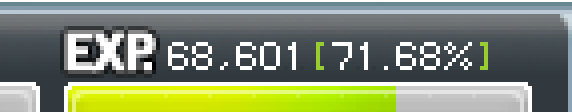
#> input picture tests/frames/exp_full-1280x720.png, 572 x 112 px
$ python -i potion_recognition.py   (imports and definitions only)
#> lines starting #> are read from the running program, lines starting #| are printed output that depends on the picture; after the words box and inside, x2 and y2 are one past the last pixel; in counts of white or black regions, pixels touching at a corner belong together
#> further down, picture is the input picture: shape (112, 572, 3); mean B, G, R 114.3, 140, 129.1
"""Offline, selected-item recognition in verified inventory and hotbar layouts.

Only bundled reference artwork is loaded. No screen pixels are written to disk.
Inventory requires a money-field anchor and repeated slot grid. Hotbar detection
independently verifies a two-row/four-column key-label panel. Isolated icons do not qualify.
"""
import json
from collections import OrderedDict
from dataclasses import dataclass
from pathlib import Path
import cv2
import numpy as np


@dataclass(frozen=True)
class AutoSelection:
    name: str
    item_id: int


def catalog(folder):
    rows = json.loads((Path(folder) / 'catalog.json').read_text(encoding='utf-8'))
    return {int(r['id']): r for r in rows}


# [6 lines left out: function inventory_region, not called in this run]


def grid_cells(frame):
    """Find a repeated inventory grid, not isolated icon-shaped scene patches."""
    hsv = cv2.cvtColor(frame, cv2.COLOR_BGR2HSV)
#> hsv: shape (112, 572, 3); mean H, S, V 70.8, 58.7, 143.8
    # Classic World slots can be light beige (V=225), not just gray. Keep
    # the bright separators excluded and do not close over narrow slot borders:
    # closing merges icon/background contours and destroys the repeated grid.
    mask = cv2.inRange(hsv, np.array([0,0,175]), np.array([180,55,230]))
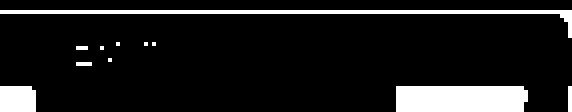
#> mask: shape (112, 572); 11% white; 11 white regions (5 under 20 px)
    contours, _ = cv2.findContours(mask, cv2.RETR_LIST, cv2.CHAIN_APPROX_SIMPLE)
#> contours = 11 contours, 5 with area under 20; largest, box (x1, y1, x2, y2) and area: (396, 86, 528, 112) 3220, (0, 10, 572, 38) 1834, (0, 86, 36, 112) 860, (568, 86, 572, 112) 75, (76, 62, 92, 66) 45, (76, 46, 88, 50) 33
    boxes = [cv2.boundingRect(c) for c in contours if cv2.contourArea(c) > 100]
#> boxes = [(396, 86, 132, 26), (0, 86, 36, 26), (0, 10, 572, 28)]
    boxes = [b for b in boxes if 16 <= b[2] <= 140 and .80 < b[2]/b[3] < 1.25]
#> boxes = []
    if not 9 <= len(boxes) <= 180:
        return []
    pitches = []
    for axis in (0,1):
        distances = [b[axis]-a[axis] for a in boxes for b in boxes
                     if .9*max(a[2+axis],b[2+axis]) < b[axis]-a[axis] < 1.5*max(a[2+axis],b[2+axis])
                     and abs(b[1-axis]-a[1-axis]) < .18*max(a[3-axis],b[3-axis])]
        if len(distances) < 5:
            return []
        # Most-supported spacing, then median within its tolerance.
        seed = max(distances, key=lambda d: sum(abs(v-d)<d*.10 for v in distances))
        pitches.append(float(np.median([v for v in distances if abs(v-seed)<seed*.10])))
    px, py = pitches
    if not .85 < px/py < 1.25:
        return []
    # Find the grid phase with the largest aligned set; icon-filled cell contours
    # may begin a few pixels inside the actual slot, so use the lower quantile.
    origins=[]
    for axis, pitch in enumerate(pitches):
        seed=max(boxes,key=lambda a:sum(abs((b[axis]-a[axis]+pitch/2)%pitch-pitch/2)<pitch*.16 for b in boxes))[axis]
        residual=[b[axis]-round((b[axis]-seed)/pitch)*pitch for b in boxes
                  if abs((b[axis]-seed+pitch/2)%pitch-pitch/2)<pitch*.16]
        origins.append(float(np.quantile(residual,.20)))
    ox,oy=origins
    aligned=[b for b in boxes if abs((b[0]-ox+px/2)%px-px/2)<px*.18 and abs((b[1]-oy+py/2)%py-py/2)<py*.18]
    cols={round((b[0]-ox)/px) for b in aligned};rows={round((b[1]-oy)/py) for b in aligned}
    if not 3<=len(cols)<=10 or not 3<=len(rows)<=12 or len(aligned)<len(cols)*len(rows)*.45:
        return []
    if max(cols)-min(cols)+1 != len(cols) or max(rows)-min(rows)+1 != len(rows):
        return []
    h,w=frame.shape[:2]
    return [(round(ox+c*px),round(oy+r*py),round(px),round(py)) for r in sorted(rows) for c in sorted(cols)
            if 0<=round(ox+c*px) and 0<=round(oy+r*py) and ox+(c+1)*px<=w+2 and oy+(r+1)*py<=h+2]


class Detector:
    # [71 lines left out: functions __init__, templates, identify, _identify, samples, not called in this run]


class CountFont:
    """Read the game's outlined item-number font, with explicit ambiguity rejection.

    Unlike generic OCR this uses all ten local reference glyphs. A weak/partial
    match is not a count; the Usage estimator still requires consecutive readings.
    """
    # [74 lines left out: functions __init__, read, _read, not called in this run]


class HotbarDetector:
    """Recognize the classic 4x2 quickslot panel, not an arbitrary group of icons.

    Layout candidates come from button geometry; fixed slot rims/gutters then
    verify/align each candidate. Key labels, icons and counts are never anchors.
    """
    # [143 lines left out: functions __init__, cells, identify, _identify, samples, not called in this run]

>>> import cv2
>>> picture = cv2.imread('tests/frames/exp_full-1280x720.png')
>>> result = grid_cells(picture)
#> result = []
